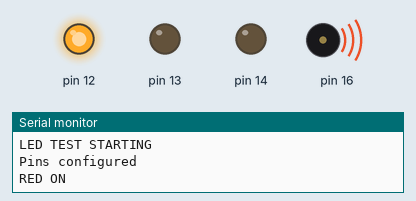
The sketch below on a simulated Arduino Uno, built with avr-gcc and run on an emulated ATmega328P. Parts: output pins drawn as LEDs (lit = HIGH), buzzer (waves = sounding), the last lines printed to the serial monitor.

Above: at 2.05 s.
At 2.5 s:
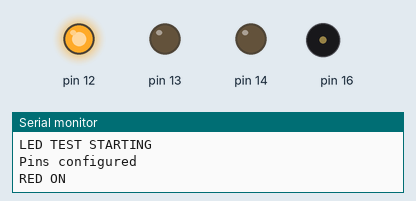
At 3.5 s:
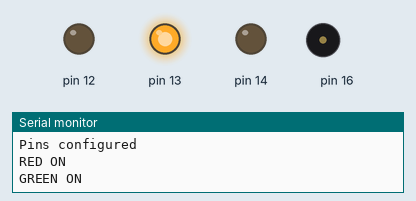
At 4.5 s:
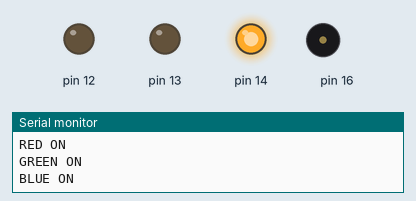
At 5.5 s:
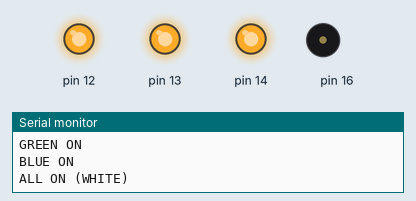
At 6.5 s:
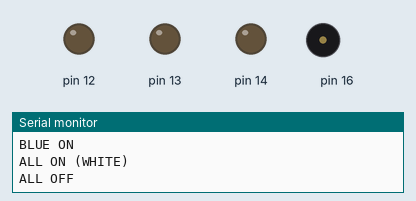
Timing chart, 0 to 8.5 s (numbered marks = the images above):
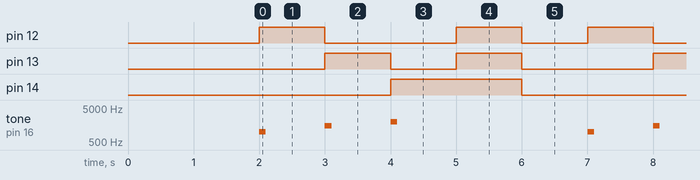

The sketch:

LED_Test.ino
```cpp
// Simple LED test for MycoBrain Side-A
// LED pins: R=12, G=13, B=14

void setup() {
  Serial.begin(115200);
  delay(2000);
  Serial.println("LED TEST STARTING");

  // Configure pins as outputs
  pinMode(12, OUTPUT);
  pinMode(13, OUTPUT);
  pinMode(14, OUTPUT);

  // Also try pins 16 (buzzer) to confirm it works
  pinMode(16, OUTPUT);

  Serial.println("Pins configured");
}

void loop() {
  Serial.println("RED ON");
  digitalWrite(12, HIGH);
  digitalWrite(13, LOW);
  digitalWrite(14, LOW);
  tone(16, 1000, 100);
  delay(1000);

  Serial.println("GREEN ON");
  digitalWrite(12, LOW);
  digitalWrite(13, HIGH);
  digitalWrite(14, LOW);
  tone(16, 1500, 100);
  delay(1000);

  Serial.println("BLUE ON");
  digitalWrite(12, LOW);
  digitalWrite(13, LOW);
  digitalWrite(14, HIGH);
  tone(16, 2000, 100);
  delay(1000);

  Serial.println("ALL ON (WHITE)");
  digitalWrite(12, HIGH);
  digitalWrite(13, HIGH);
  digitalWrite(14, HIGH);
  delay(1000);

  Serial.println("ALL OFF");
  digitalWrite(12, LOW);
  digitalWrite(13, LOW);
  digitalWrite(14, LOW);
  delay(1000);
}
```

Measured:
- by itself, pin 12: repeats every 5.0 s: LOW 2.0 s, HIGH 1.0 s, LOW 1.0 s, HIGH 1.0 s
- by itself, pin 13: repeats every 5.0 s: LOW 1.0 s, HIGH 1.0 s, LOW 2.0 s, HIGH 1.0 s
- by itself, pin 14: alternates HIGH for 2.0 s and LOW for 3.0 s
- by itself, tone on pin 16: repeats every 5.0 s: silent 0.90 s, 1500 Hz 0.10 s, silent 0.90 s, 2000 Hz 0.10 s, silent 2.9 s, 1000 Hz 0.10 s
